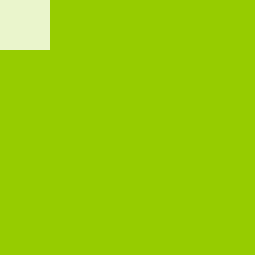
Frame 1 (no input)
Frame 60 (the mouse pressed at the canvas centre just before this capture): identical to frame 1, image omitted
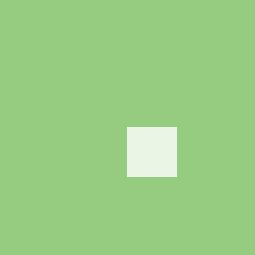
Frame 120 (the mouse held since frame 60 and released just before this capture)

The Processing sketch that drew these frames (run headless with seeded random() and noise(); from frame 60 on, the mouse is pressed at the canvas centre):

// Processing sketch: hiirekasutamine
// ── hiirekasutamine.pde



//Klaviatuur ja hiir

void setup(){

//fullScreen(); //kui soovite täisekraani
size(255,255); //kui soovite akent kindlate mõõtudega x,y

background(255,204,0);
noStroke();

}

void draw(){
  background(150,204,mouseX);
  fill(255,204);
  rect(mouseX,mouseY,50,50);
  //muutujad mouseX ja mouseY on sisse ehitatud
}
